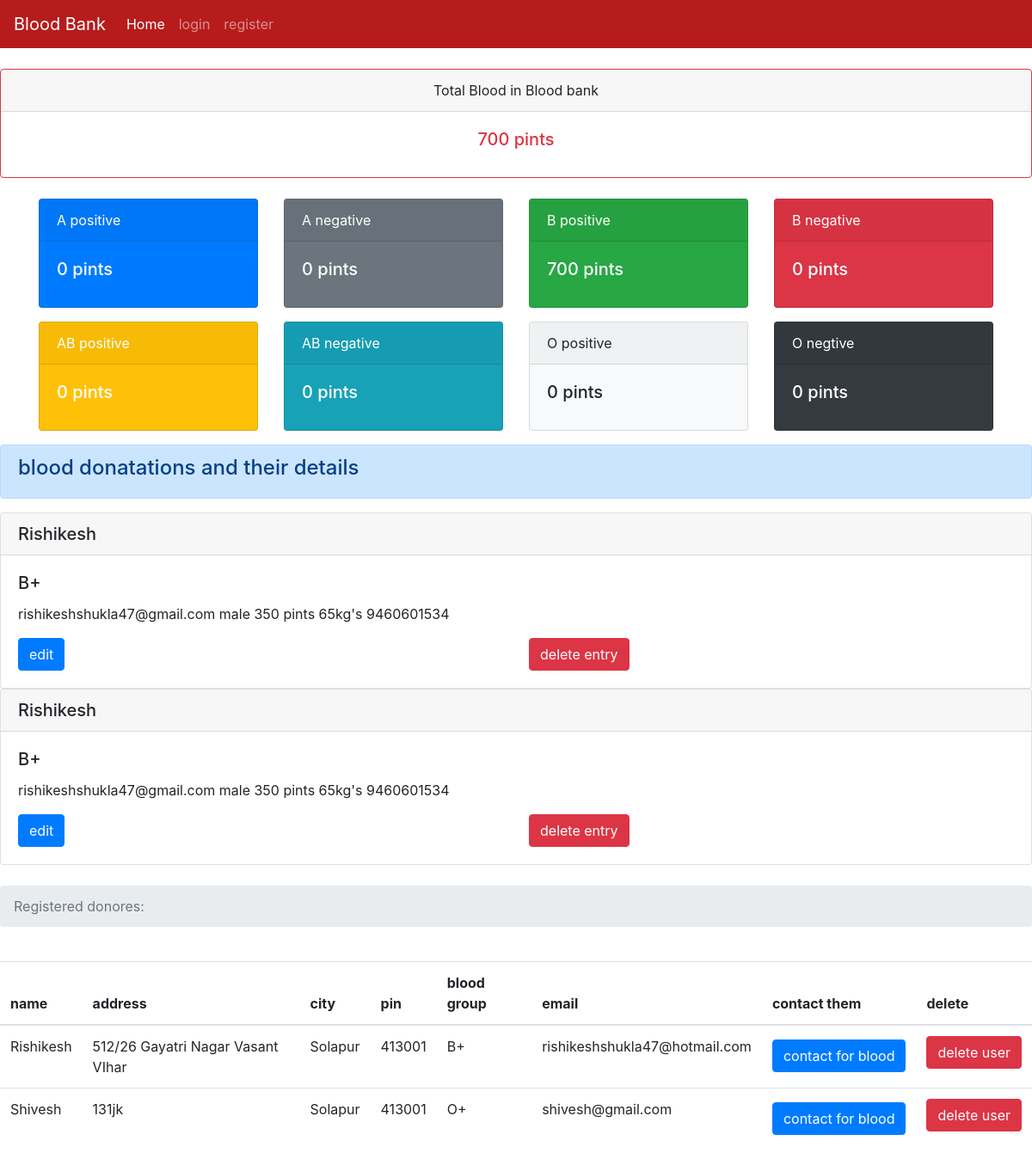
/dashboard, run on the app's committed database.
### tables this page shows
CREATE TABLE blood (id INTEGER PRIMARY KEY AUTOINCREMENT, type TEXT, donorname TEXT, donorsex TEXT, qty TEXT, dweight TEXT, donoremail TEXT, phone TEXT);

CREATE TABLE users (name TEXT, addr TEXT, city TEXT, pin TEXT, bg TEXT,email TEXT UNIQUE, pass TEXT);

### server.py (the view)
@app.route('/dashboard')
def dashboard():
   totalblood=0
   con = sqlite3.connect('database.db')
   con.row_factory = sqlite3.Row
   cur = con.cursor()
   cur.execute("select * from blood")
   rows = cur.fetchall();
   for row in rows:
       totalblood  += int(row['qty'])
   cur.execute("select * from users")
   users = cur.fetchall();
   Apositive=0
   Opositive=0
   Bpositive=0
   Anegative=0
   Onegative=0
   Bnegative=0
   ABpositive=0
   ABnegative = 0
   print(rows)
   cur.execute("select * from blood where type=?",('A+',))
   type = cur.fetchall();
   for a in type:
       Apositive += int(a['qty'])
   cur.execute("select * from blood where type=?",('A-',))
   type = cur.fetchall();
   for a in type:
       Anegative += int(a['qty'])
   cur.execute("select * from blood where type=?",('O+',))
   type = cur.fetchall();
   for a in type:
       Opositive += int(a['qty'])
   cur.execute("select * from blood where type=?",('O-',))
   type = cur.fetchall();
   for a in type:
       Onegative += int(a['qty'])
   cur.execute("select * from blood where type=?",('B+',))
   type = cur.fetchall();
   for a in type:
       Bpositive += int(a['qty'])
   cur.execute("select * from blood where type=?",('B-',))
   type = cur.fetchall();
   for a in type:
       Bnegative += int(a['qty'])
   cur.execute("select * from blood where type=?",('AB+',))
   type = cur.fetchall();
   for a in type:
       ABpositive += int(a['qty'])
   cur.execute("select * from blood where type=?",('AB-',))
   type = cur.fetchall();
   for a in type:
       ABnegative += int(a['qty'])
   bloodtypestotal = {'apos': Apositive,'aneg':Anegative,'opos':Opositive,'oneg':Onegative,'bpos':Bpositive,'bneg':Bnegative,'abpos':ABpositive,'abneg':ABnegative}
   return render_template("requestdonors.html",rows = rows,totalblood = totalblood,users=users,bloodtypestotal=bloodtypestotal)

### templates/requestdonors.html (shortened to what this page needs)
<!doctype html>
{% extends "base.html" %}
{% block content %}
    <br>
    <div class="card border-danger text-center">
      <div class="card-header">Total Blood in Blood bank</div>
      <div class="card-body text-danger">
        <h5 class="card-title"><span class='numscroller' data-min='1' data-max='{{totalblood}}' data-delay='5' data-increment='10'>{{totalblood}}</span> pints</h5>
      </div>
    </div>
<br>
        <div class="container">
  <div class="row">
    <div class="col"><div class="card text-white bg-primary mb-3" style="max-width: 18rem;">
      <div class="card-header">A positive</div>
    <div class="card-body">
      <h5 class="card-title"><span class='numscroller' data-min='1' data-max='{{bloodtypestotal.apos}}' data-delay='5' data-increment='10'>{{bloodtypestotal.apos}}</span> pints</h5>
    </div>
  </div></div>
    <div class="col"><div class="card text-white bg-secondary mb-3" style="max-width: 18rem;">
      <div class="card-header">A negative</div>
    <div class="card-body">
      <h5 class="card-title"><span class="count"><span class='numscroller' data-min='1' data-max='{{bloodtypestotal.aneg}}' data-delay='5' data-increment='10'>{{bloodtypestotal.aneg}}</span></span> pints</h5>
    </div>
    </div></div>
    <div class="col"><div class="card text-white bg-success mb-3" style="max-width: 18rem;">
      <div class="card-header">B positive</div>
    <div class="card-body">
      <h5 class="card-title"><span class='numscroller' data-min='1' data-max='{{bloodtypestotal.bpos}}' data-delay='5' data-increment='10'>{{bloodtypestotal.bpos}}</span> pints</h5>
    </div>
    </div></div>
    <div class="col"><div class="card text-white bg-danger mb-3" style="max-width: 18rem;">
      <div class="card-header">B negative</div>
    <div class="card-body">
      <h5 class="card-title"><span class='numscroller' data-min='1' data-max='{{bloodtypestotal.bneg}}' data-delay='5' data-increment='10'>{{bloodtypestotal.bneg}}</span> pints</h5>
    </div>
    </div></div>
    <div class="col"><div class="card text-white bg-warning mb-3" style="max-width: 18rem;">
      <div class="card-header">AB positive</div>
    <div class="card-body">
      <h5 class="card-title"><span class='numscroller' data-min='1' data-max='{{bloodtypestotal.abpos}}' data-delay='5' data-increment='10'>{{bloodtypestotal.abpos}}</span> pints</h5>
    </div>
    </div></div>
    <div class="col"><div class="card text-white bg-info mb-3" style="max-width: 18rem;">
      <div class="card-header">AB negative</div>
    <div class="card-body">
      <h5 class="card-title"><span class="count"><span class='numscroller' data-min='1' data-max='{{bloodtypestotal.abneg}}' data-delay='5' data-increment='10'>{{bloodtypestotal.abneg}}</span></span> pints</h5>
    </div>
    </div></div>
    <div class="col"><div class="card bg-light mb-3" style="max-width: 18rem;">
      <div class="card-header">O positive</div>
    <div class="card-body">
      <h5 class="card-title"><span class="count"><span class='numscroller' data-min='1' data-max='{{bloodtypestotal.opos}}' data-delay='5' data-increment='10'>{{bloodtypestotal.opos}}</span> pints</h5>
    </div>
    </div></div>
    <div class="col"><div class="card text-white bg-dark mb-3" style="max-width: 18rem;">
      <div class="card-header">O negtive</div>
    <div class="card-body">
      <h5 class="card-title"><span class="count"><span class='numscroller' data-min='1' data-max='{{bloodtypestotal.oneg}}' data-delay='5' data-increment='10'>{{bloodtypestotal.oneg}}</span> pints</h5>
    </div>
    </div></div>
  </div>
</div>
<div class="alert alert-primary" role="alert">
  <h4>blood donatations and their details</h4>
</div>
         {% for row in rows %}
           <div class="card">
             <h5 class="card-header">{{row["donorname"]}}</h5>
             <div class="card-body">
               <h5 class="card-title">{{row["type"]}}</h5>
               <p class="card-text">{{ row["donoremail"]}}
               {{row['donorsex']}}
               {{row['qty']}} pints
               {{row['dweight']}}kg's
               {{row['phone']}}</p>
               <div class="row">
    <div class="col">
      <form action="{{url_for('editdonor',id=row['id'])}}" method="GET">
      <input type="submit" class="btn btn-primary" name="button" value="edit"/>
      </form>
    </div>
    <div class="col">
      <form action="{{url_for('deletebloodentry',id=row['id'])}}" method="GET">
      <input type="submit" name="button" class="btn btn-danger" value="delete entry"/>
      </form>
    </div>
  </div>
             </div>
           </div>
         {% endfor %}
<br>
         <nav aria-label="breadcrumb">
           <ol class="breadcrumb">
             <li class="breadcrumb-item active" aria-current="page">  Registered donores:</li>
           </ol>
         </nav>
<br>
        <table class="table">
          <thead>
    <tr>
      <th scope="col">name</th>
      <th scope="col">address</th>
      <th scope="col">city</th>
      <th scope="col">pin</th>
      <th scope="col">blood group</th>
      <th scope="col">email</th>
      <th scope="col">contact them</th>
      <th scope="col">delete</th>
    </tr>
  </thead>
           {% for r in users %}
              <tr>
                 <td>{{r["name"]}}</td>
                 <td>{{r["addr"]}}</td>
                 <td> {{ r["city"]}}</td>
                 <td>{{r['pin']}}</td>
                 <td>{{r['bg']}}</td>
                 <td>{{r['email']}}</td>
                 <td><button type="button" class="btn btn-primary mt-1" data-toggle="modal" data-target="#exampleModalCenter">
    contact for blood
  </button>
</td>
                 <td><a href = "{{url_for('deleteuser',useremail=r['email'])}}" class="btn btn-danger">delete user</a></td>
              </tr>
           {% endfor %}
           {% endblock %}

### templates/base.html (shortened to what this page needs)
<html>
    <head>
        <link rel="stylesheet" href="https://stackpath.bootstrapcdn.com/bootstrap/4.1.3/css/bootstrap.min.css">
    </head>
    <body>
      {% if session['admin'] == True %}
      <nav class="navbar navbar-expand-lg navbar-dark" style="background-color: #b71c1c;">
        <button class="navbar-toggler" type="button" data-toggle="collapse" data-target="#navbarSupportedContent" aria-controls="navbarSupportedContent" aria-expanded="false" aria-label="Toggle navigation">
          <span class="navbar-toggler-icon"></span>
        </button>
      <div class="collapse navbar-collapse" id="navbarNav">
        <a class="navbar-brand" href="/">Blood Bank</a>
      <ul class="navbar-nav mr-auto">
        <li class="nav-item active">
          <a class="nav-link" href="/">Home <span class="sr-only">(current)</span></a>
        </li>
      <li class="nav-item">
        <a class="nav-link" href="/dashboard">Dashboard</a>
      </li>
      <li class="nav-item">
        <a class="nav-link" href="/bloodbank">add blood</a>
      </li>
      </ul>
      <ul class="navbar-nav ml-auto">
        <li class="nav-item">
          <a class="nav-link" href="{{url_for('logout')}}">logout</a>
        </li>
        </ul>
    </div>
  </nav>
      {%else%}
      <nav class="navbar navbar-expand-lg navbar-dark" style="background-color: #b71c1c;">
      <div class="collapse navbar-collapse" id="navbarNav">
        <a class="navbar-brand" href="/">Blood Bank</a>
      <ul class="navbar-nav mr-auto">
        <li class="nav-item active">
          <a class="nav-link" href="/">Home <span class="sr-only">(current)</span></a>
        </li>
      <li class="nav-item">
        <a class="nav-link" href="/login">login</a>
      </li>
      <li class="nav-item">
        <a class="nav-link" href="{{url_for('add')}}">register</a>
      </li>
    </ul>
  </div>
</nav>
    {%endif%}
          {% block content %}
           {% endblock %}
      </body>
</html>

### data on the page
blood: donorname "Rishikesh", type "B+", donoremail "rishikeshshukla47@gmail.com", donorsex "male", qty "350", dweight "65", phone "9460601534"
blood: donorname "Rishikesh", type "B+", donoremail "rishikeshshukla47@gmail.com", donorsex "male", qty "350", dweight "65", phone "9460601534"
users: name "Rishikesh", addr "512/26 Gayatri Nagar Vasant VIhar", city "Solapur", pin "413001", bg "B+", email "rishikeshshukla47@hotmail.com"
users: name "Shivesh", addr "131jk", city "Solapur", pin "413001", bg "O+", email "shivesh@gmail.com"

### other printed values
{{ totalblood }} "700"
{{ bloodtypestotal.apos }} "0"
{{ bloodtypestotal.aneg }} "0"
{{ bloodtypestotal.bpos }} "700"
{{ bloodtypestotal.bneg }} "0"
{{ bloodtypestotal.abpos }} "0"
{{ bloodtypestotal.abneg }} "0"
{{ bloodtypestotal.opos }} "0"
{{ bloodtypestotal.oneg }} "0"
